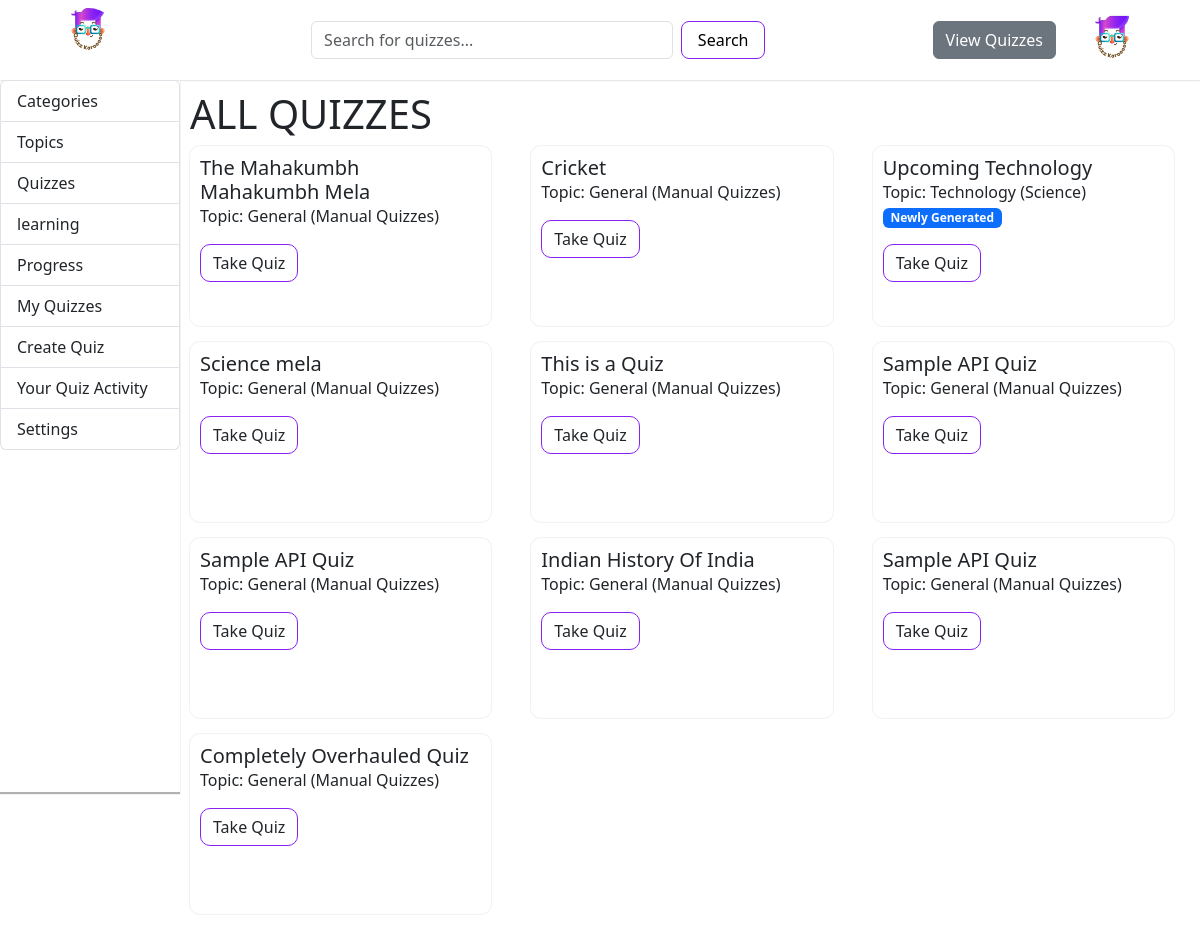
The app's page /search/ (signed in) with its own data.
### quizapplication/models.py (models this page shows, shortened)
class Quiz(models.Model):
    title = models.CharField(max_length=255)
    description = models.TextField(blank=True, null=True)
    topic = models.ForeignKey(Topic, related_name='quizzes', on_delete=models.CASCADE)
    created_at = models.DateTimeField(auto_now_add=True)
    updated_at = models.DateTimeField(auto_now=True)
    passing_score = models.PositiveIntegerField(default=50)
    is_dynamic = models.BooleanField(default=False)
    created_by = models.ForeignKey(User, on_delete=models.CASCADE, related_name='created_quizzes', null=True, blank=True)

class Topic(models.Model):
    name = models.CharField(max_length=255)
    category = models.ForeignKey(Category, related_name='topics', on_delete=models.CASCADE)

class Category(models.Model):
    name = models.CharField(max_length=255)
    description = models.TextField()

### quizapplication/views.py (the view, shortened to what this page needs)
# urls.py: path('search/', QuizSearchView.as_view(), name='quiz_search'),
class QuizSearchView(ListView):
    model = Quiz
    template_name = 'quizzes/quiz_list.html'
    context_object_name = 'quizzes'
    def get_queryset(self):
        query = self.request.GET.get('q', '').strip()
        if not query:
            return Quiz.objects.all()

### templates/quizzes/quiz_list.html (shortened to what this page needs)
{% extends 'base.html' %}
{% load static %}
{% block content %}
    <h1>
        {% if search_query %}
            Search Results for "{{ search_query }}"
        {% else %}
            {% if topic %}{{ topic.name }} Quizzes{% else %}ALL QUIZZES{% endif %}
        {% endif %}
    </h1>
    <div class="row">
        {% for quiz in quizzes %}
            <div class="col-md-4 mb-3">
                <div class="cards {% if quiz.is_dynamic %}border-primary{% endif %}">
                    <div class="card-body">
                        <h5 class="card-title">{{ quiz.title }}</h5>
                        <p class="card-text">
                            Topic: {{ quiz.topic.name }} ({{ quiz.topic.category.name }})
                            {% if quiz.is_dynamic %}
                                <span class="badge bg-primary">Newly Generated</span>
                            {% endif %}
                        </p>
                        <button onclick="window.location.href='{% url 'quizapplication:quiz_detail' quiz.id %}'" class="btn card-btn">Take Quiz</button>
                    </div>
                </div>
            </div>
        {% endfor %}
    </div>
{% endblock %}

### templates/base.html (shortened to what this page needs)
{% load static %}
{% load group_filters %}
<!DOCTYPE html>
<html lang="en">
<head>
    <link rel="stylesheet" href="{% static 'quizzes/dashboard.css' %}">    <link rel="stylesheet" href="https://cdnjs.cloudflare.com/ajax/libs/font-awesome/6.4.2/css/all.min.css" />
    <link href="https://cdn.jsdelivr.net/npm/bootstrap@5.3.3/dist/css/bootstrap.min.css" rel="stylesheet">
    <link href="https://cdn.jsdelivr.net/npm/bootstrap@5.3.3/dist/css/bootstrap.min.css" rel="stylesheet"
>
</head>
<body>
    <header id="header">
      <nav id="navbar">
          <div id="logo-container" onclick="window.location.href='{% url 'quizapplication:landingpage' %}'">
              <figure>
                <img src="{% static 'images/logo.jpg' %}" alt="Logo_img">              </figure>
          </div>
          <div id="searchbar-container">
              <form class="d-flex search-form-navbar" role="search" method="GET" action="{% url 'quizapplication:quiz_search' %}">
                  <input class="form-control me-2 input-search" type="search" name="q" placeholder="Search for quizzes..." aria-label="Search">
                  <button class="search-btn" type="submit">Search</button>
                </form>
          </div>
          <div id="buttons-container">
            <a href="{% url 'quizapplication:quiz_search' %}?q=" class="btn btn-secondary">View Quizzes</a>
            <span id="profile-section">
                <a  style="display: block;" href="{% url 'quizapplication:profilepage' %}">
                    <figure style="margin: 0;">
                        <img src="{% static 'images/logo.jpg' %}" alt="Logo_img">              </figure>
                </a>
            </span>
        </div>
      </nav>
  </header>
    <main>
        <section id="sidebar-main">
          <div class="col w-full" id="sidebar-main-child-1">
            <div class="col-4 w-full" id="sidebar-main-child-2">
              <div class="list-group w-full" id="list-example">
                <a class="list-group-item list-group-item-action btns-sidebar-main" href="{% url 'quizapplication:category_list' %}">Categories</a>
                <a class="list-group-item list-group-item-action btns-sidebar-main" href="{% url 'quizapplication:category_list' %}">Topics</a>
                <a class="list-group-item list-group-item-action btns-sidebar-main" href="{% url 'quizapplication:category_list' %}">Quizzes</a>
                <a class="list-group-item list-group-item-action btns-sidebar-main" href="{% url 'learnify:search_topic'%}">learning</a>
                <a class="list-group-item list-group-item-action btns-sidebar-main" href="{% url 'quizapplication:user_progress'%}">Progress</a>
                <a class="list-group-item list-group-item-action btns-sidebar-main" href="{% url 'quizapplication:my_quizzes'%}">My Quizzes</a>
                <a class="list-group-item list-group-item-action btns-sidebar-main" href="{% url 'quizapplication:create_manual_quiz'%}">Create Quiz</a>
                <a class="list-group-item list-group-item-action btns-sidebar-main" href="{% url 'quizapplication:user_activity' %}">Your Quiz Activity</a>
                <a class="list-group-item list-group-item-action btns-sidebar-main" href="{% url 'quizapplication:profilepage' %}">Settings</a>
              </div>
            </div>
          </div>
      </section>
        <section id="content-section-main">
            {% block content %}{% endblock %}
        </section>
    </main>
</body>
</html>

### templates/base.html (style rules this page uses)
* { padding: 0px; margin: 0px; text-decoration: none; box-sizing: border-box; font-family: system-ui, -apple-system, BlinkMacSystemFont, 'Segoe UI', Roboto, Oxygen, Ubuntu, Cantarell, 'Open Sans', 'Helvetica Neue', sans-serif; }
html { min-width: 100vw; }
@media (min-width: 1000px) { body { width: 100vw; } }
@media (min-width: 1000px) { header { display: flex; align-items: center; width: 100vw; position: fixed; background-color: white; z-index: 2; } }
@media (min-width: 1000px) { #navbar { width: 100%; height: 5em; display: flex; align-items: center; justify-content: space-between; display: flex; align-items: center; justify-content: space-between; box-shadow: 0px 0px 2px rgba(0, 0,0,0.3); padding: 0em 2em; } }
@media (min-width: 1000px) { #logo-container { margin: 0em 1.5em; border-radius: 50%; height: 4em; width: 4em; display: flex; align-items: center; justify-content: center; cursor: pointer; overflow: hidden; } }
@media (min-width: 1000px) { #logo-container>figure>img { height: 100%; width: 100%; } }
@media (min-width: 1000px) { #searchbar-container { width: 40%; } }
@media (min-width: 1000px) { .search-btn { border: 1px solid rgb(135, 34, 242); background-color: white; padding: 0em 1em; border-radius: 8px; } }
@media (min-width: 1000px) { #buttons-container { width: max-content; display: flex; align-items: center; justify-content: space-between; } }
@media (min-width: 1000px) { #profile-section { margin: 0em 1.5em; border-radius: 50%; height: 4em; width: 4em; display: flex; align-items: center; justify-content: center; cursor: pointer; overflow: hidden; } }
@media (min-width: 1000px) { #profile-section>a>figure>img { height: 100%; width: 100%; } }
@media (min-width: 1000px) { #sidebar-main { width: 15vw; display: flex; flex-direction: column; align-items: center; justify-content: space-between; height: 89vh; box-shadow: 0px 2px 1px rgba(0, 0,0,0.3); overflow: hidden; border-bottom:none; position: fixed; top: 5em; z-index: 2; padding: 0px; } }
@media (min-width: 1000px) { #sidebar-main-child-1 { width: 100%; display: grid; } }
@media (min-width: 1000px) { #sidebar-main-child-2 { width: 100%; } }
@media (min-width: 1000px) { #content-section-main { width: 85vw; height: max-content; position: relative; left: 15vw; top: 5em; z-index: 0; padding: 10px; } }
@media (min-width: 1000px) { .cards { margin-right: 1em; height: max-content; overflow: scroll; } }
@media (min-width: 1000px) { .card-body { height: 10em; } }
@media (min-width: 1000px) { .cards { border-radius: 25px; background-color: #FFF; cursor: pointer; box-shadow: rgba(0, 0, 0, 0.05) 0px 0px 0px 1px; border-radius: 10px; padding: 10px; } }
@media (min-width: 1000px) { .card-btn { border: 1px solid rgb(135, 34, 242); background-color: white; border-radius: 10px; } }

### records on screen
Quiz: title "The Mahakumbh Mahakumbh Mela", topic.name "General", topic.category.name "Manual Quizzes"
Quiz: title "Cricket", topic.name "General", topic.category.name "Manual Quizzes"
Quiz: title "Upcoming Technology", topic.name "Technology", topic.category.name "Science", is_dynamic "Newly Generated"
Quiz: title "Science mela", topic.name "General", topic.category.name "Manual Quizzes"
Quiz: title "This is a Quiz", topic.name "General", topic.category.name "Manual Quizzes"
Quiz: title "Sample API Quiz", topic.name "General", topic.category.name "Manual Quizzes"
Quiz: title "Sample API Quiz", topic.name "General", topic.category.name "Manual Quizzes"
Quiz: title "Indian History Of India", topic.name "General", topic.category.name "Manual Quizzes"
Quiz: title "Sample API Quiz", topic.name "General", topic.category.name "Manual Quizzes"
Quiz: title "Completely Overhauled Quiz", topic.name "General", topic.category.name "Manual Quizzes"
